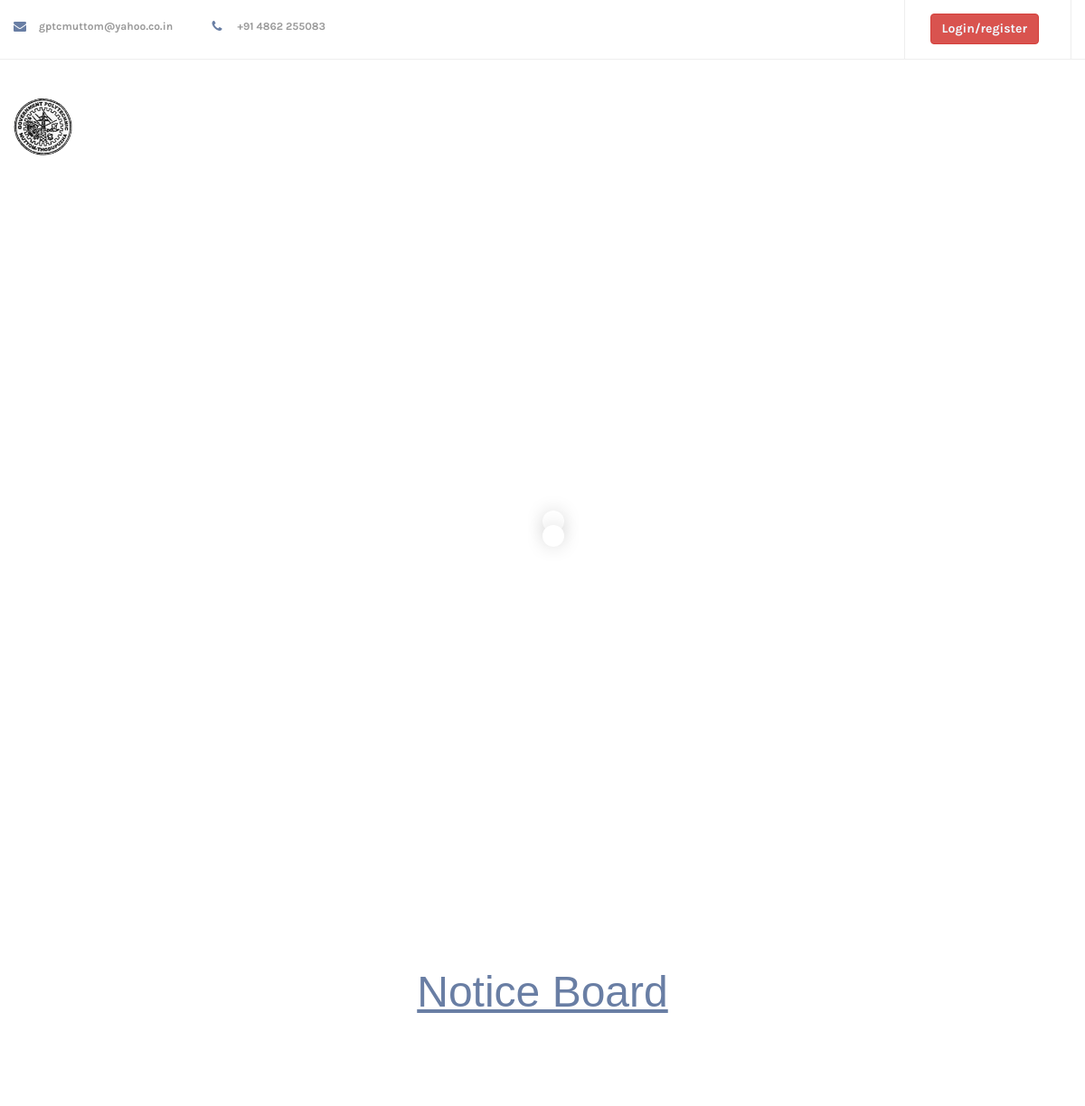
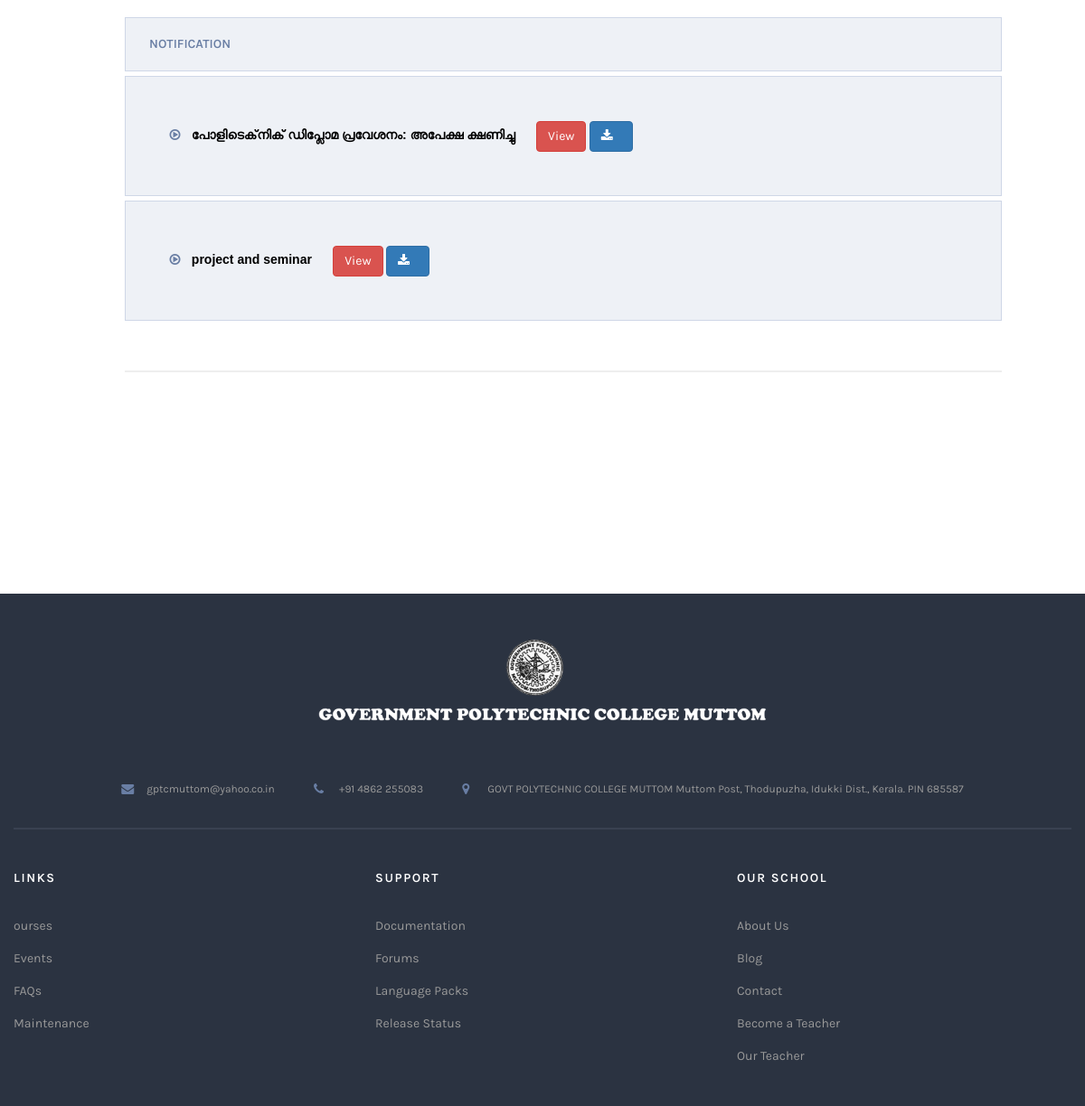
The page / on the database its author committed (2 pictures, top to bottom).
### owner/models.py (models this page shows)
class MainAnnouncements(models.Model):
    id= models.BigAutoField(
        primary_key=True
    )
    title = models.CharField(
        max_length=100,
        verbose_name='Title'
    )
    description = RichTextField(
        verbose_name='Description'
    )
    pdf = models.FileField(
        upload_to='announcement/file',
        verbose_name='upload file',
        blank=True,
        null=True,
    )
    created_on = models.DateTimeField(
        auto_now_add=True
    )
    updated_on = models.DateTimeField(
        auto_now=True
    )

### user/views.py (the view)
# urls.py: 2. Add a URL to urlpatterns:  path('', Home.as_view(), name='home')
def Home(request):
    context={}
    context['notice'] = MainAnnouncements.objects.all()
    return render(request , 'user_home/home.html' , context)

### user/templates/user_home/home.html (shortened to what this page needs)
{% extends 'user_home/navbar.html' %}
{% load static %}
{% block content %}
<div class="tp-banner-container">
    <div class="tp-banner">
        <ul>
        </ul>
    </div>
</div>
{% if notice %}
<section class="flat-row pad-top95px">
    <div class="container">
        <div class="row">
            <div class="col-md-12">
                <div class="title-section style1">
                    <h1 class="title"><u>Notice Board</u></h1>
                </div>
            </div>
        </div>
        <section class="flat-row">
            <div class="course-single">
                <div class="container">
                    <div class="row">
                        <div class="col-md-10" style="margin-left: 9%;">
                            <div class="course-entry">
                                <div class="curriculum-section">
                                    <ul class="curriculum">
                                        <li class="section">
                                            <h6 class="section-title">Notification</h6>
                                            <ul class="section-content">
                                                {% for n in notice %}
                                                <li class="course-lesson" style="padding: 5%;">
                                                    <i class="fa fa-play-circle-o" aria-hidden="true"></i>
                                                    <a href="" class="lesson-title" id="titlen">{{n.title}}</a>
                                                    <a href="{{n.pdf.url}}" class="btn btn-danger">View</a>
                                                    <a href="{{n.pdf.url}}" class="btn btn-primary" download=""><i class="fa fa-download" aria-hidden="true" style="color: white;"></i></a>
                                                {% endfor %}
                                            </ul>
                                </div>
                            </div>
                        </div>
                    </div>
                </div>
            </div>
        </section>
    </div>
</section>
{% endif %}
{% endblock content %}

### static/assets/stylesheets/style.css (style rules this page uses)
html { overflow-y: scroll; -webkit-text-size-adjust: 100%; -ms-text-size-adjust: 100%; }
body { line-height: 1; -webkit-font-smoothing: antialiased; -webkit-text-size-adjust: 100%; -ms-text-size-adjust: 100%; }
a, abbr, acronym, address, applet, article, aside, audio, b, big, blockquote, body, caption, canvas, center, cite, code, dd, del, details, dfn, dialog, div, dl, dt, em, embed, fieldset, figcaption, figure, form, footer, header, hgroup, h1, h2, h3, h4, h5, h6, html, i, iframe, img, ins, kbd, label, legend, li, mark, menu, nav,object, ol, output, p, pre, q, ruby, s, samp, section, small, span, strike, strong, sub, summary, sup, tt, table, tbody, textarea, tfoot, thead, time, tr, th, td, u, ul, var, video { font-family: inherit; font-size: 100%; font-weight: inherit; font-style: inherit; vertical-align: baseline; margin: 0; padding: 0; border: 0; outline: 0; background: transparent; }
article, aside, details, figcaption, figure, footer, header, hgroup, menu, nav, section { display: block; }
ol, ul { list-style: none; }
*, *:before, *:after { -webkit-box-sizing: border-box; -moz-box-sizing: border-box; box-sizing: border-box; }
body { font: 14px/28px "Karla", sans-serif; font-weight: 400; background-color: #fff; color: #666666; }
a { text-decoration: none; -webkit-transition: all 0.3s ease-in-out; -moz-transition: all 0.3s ease-in-out; -ms-transition: all 0.3s ease-in-out; -o-transition: all 0.3s ease-in-out; transition: all 0.3s ease-in-out; }
ul, ol { padding: 0; }
h1 { font: 48px/48px "Georgia", sans-serif; }
h6 { font: 18px/30px "Georgia", sans-serif; }
h1, h2, h3, h6 { color: #000000; }
.pad-top95px { padding-top: 95px; }
.btn { background-image: none; }
.curriculum-section ul.curriculum li.section { margin-bottom: 45px; }
.curriculum-section ul.curriculum li.section:last-child { padding-bottom: 50px; border-bottom: 2px solid #eeeeee; }
.curriculum-section ul.curriculum li.section .section-title { font-family: "Karla", sans-serif; font-size: 14px; color: #697ea4; text-transform: uppercase; font-weight: 600; background-color: #eef1f6; border: 1px solid #cfd7e7; padding: 14px 26px 14px 26px; margin-bottom: 5px; }
.curriculum-section ul li ul.section-content li.course-lesson { background-color: #eef1f6; border: 1px solid #cfd7e7; padding: 15px 26px 15px 26px; margin-bottom: 5px; }
.curriculum-section ul li ul.section-content li.course-lesson i { font-size: 14px; color: #697ea4; padding-right: 9px; }
.curriculum-section ul li ul.section-content li.course-lesson .lesson-title { font-family: "Georgia", sans-serif; font-size: 14px; color: #999999; padding-right: 20px; }
.tp-banner-container { max-height: 789px !important; width: 100% !important; position: relative; overflow: hidden !important; padding: 0; background-color: #fff; }

### static/assets/stylesheets/shortcodes.css (style rules this page uses)
.flat-row { clear: both; display: block; position: relative; padding: 100px 0; }
.title-section { text-align: center; }
.title-section .title { color: #697ea4; text-transform: capitalize; padding-bottom: 21px; }

### static/assets/stylesheets/revolution-slider.css (style rules this page uses)
.tp-simpleresponsive ul, .tp-simpleresponsive ul li, .tp-simpleresponsive ul li:before { list-style:none; padding:0 !important; margin:0 !important; list-style:none !important; overflow-x: visible; overflow-y: visible; background-image:none }

### user/templates/user_home/home.html (style rules this page uses)
#titlen { color: black; font-weight: bold; }

### rows shown on the page
MainAnnouncements: title "പോളിടെക്‌നിക് ഡിപ്ലോമ പ്രവേശനം: അപേക്ഷ ക്ഷണിച്ചു"
MainAnnouncements: title "project and seminar"
